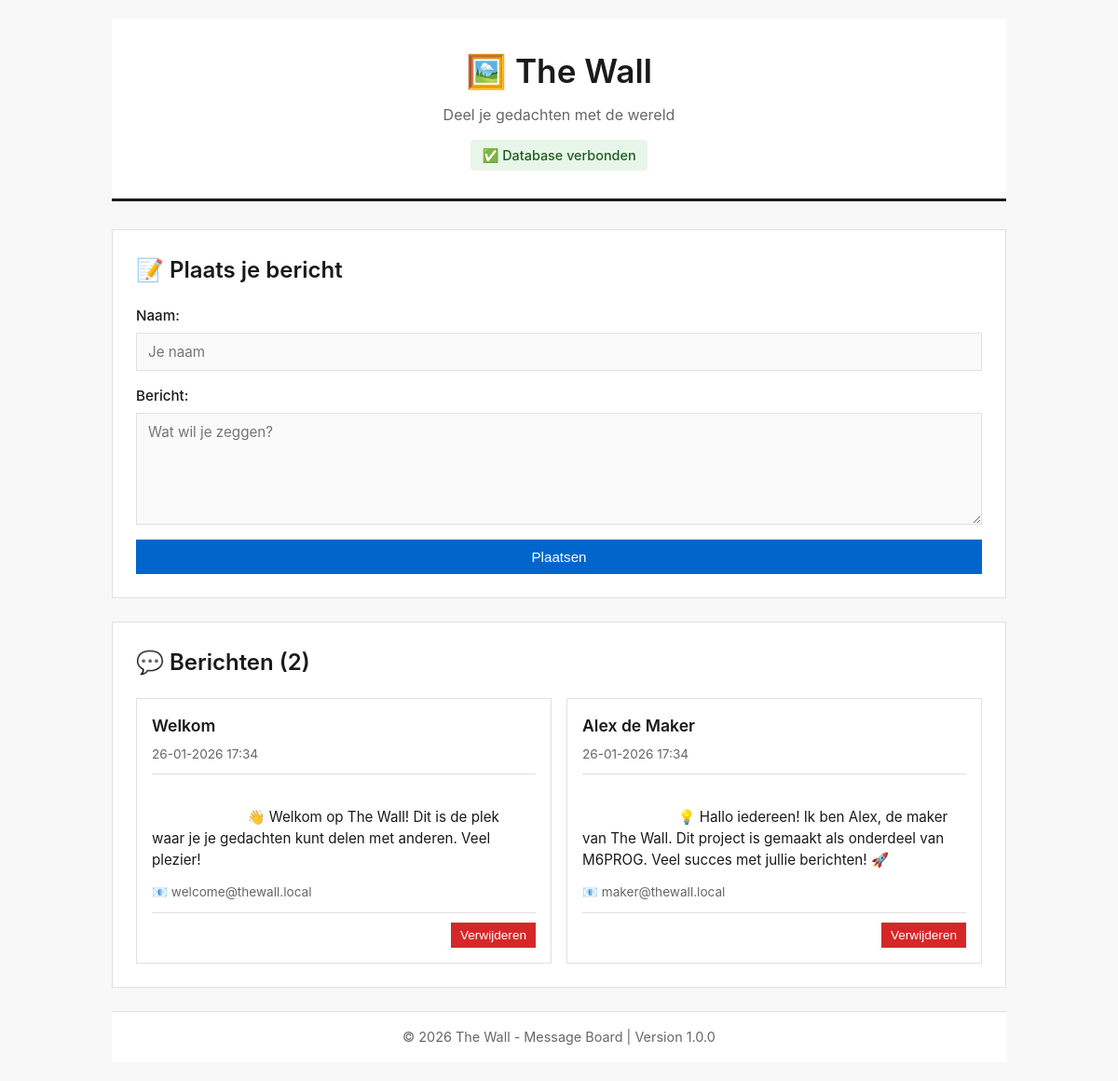
The page / on the database its author committed.
### tables this page shows
CREATE TABLE IF NOT EXISTS messages (
    id INT AUTO_INCREMENT PRIMARY KEY,
    author VARCHAR(100) NOT NULL,
    content TEXT NOT NULL,
    email VARCHAR(100),
    created_at TIMESTAMP DEFAULT CURRENT_TIMESTAMP,
    updated_at TIMESTAMP DEFAULT CURRENT_TIMESTAMP ON UPDATE CURRENT_TIMESTAMP,
    is_deleted BOOLEAN DEFAULT FALSE,
    INDEX idx_created_at (created_at),
    INDEX idx_author (author)
);

### source/database.php (called while the page is built, shortened)
<?php
class Database {
    private $connection;
    private $host;
    private $db_name;
    private $db_user;
    private $db_pass;
    public function __construct() {
        $this->host = DB_HOST;
        $this->db_name = DB_NAME;
        $this->db_user = DB_USER;
        $this->db_pass = DB_PASS;
    }
    public function connect() {
        try {
            $this->connection = new PDO(
                'mysql:host=' . $this->host . ';dbname=' . $this->db_name,
                $this->db_user,
                $this->db_pass
            );
            $this->connection->setAttribute(PDO::ATTR_ERRMODE, PDO::ERRMODE_EXCEPTION);
        } catch (PDOException $e) {
            echo 'Database Connection Error: ' . $e->getMessage();
            return false;
        }
        return true;
    }
    public function query($sql) {
        return $this->connection->prepare($sql);
    }
    public function test() {
        try {
            $stmt = $this->connection->prepare("SELECT 1");
            $stmt->execute();
            return true;
        } catch (Exception $e) {
            return false;
        }
    }
}
?>

### source/models/Message.php (called while the page is built, shortened)
<?php
require_once __DIR__ . '/../database.php';
class MessageData {
    public function __construct(
        int $id = 0,
        string $author = '',
        string $content = '',
        ?string $email = null,
        string $created_at = '',
        string $updated_at = '',
        bool $is_deleted = false
    ) {
        $this->id = $id;
        $this->author = $author;
        $this->content = $content;
        $this->email = $email;
        $this->created_at = $created_at;
    }
    public static function fromArray(array $data): self {
        return new self(
            id: (int)$data['id'],
            author: $data['author'],
            content: $data['content'],
            email: $data['email'] ?? null,
            created_at: $data['created_at'],
            updated_at: $data['updated_at'] ?? $data['created_at'],
            is_deleted: (bool)($data['is_deleted'] ?? false)
        );
    }
}
class Message {
    private $db;
    private $table = 'messages';
    public function __construct() {
        $this->db = new Database();
    }
    public function getAll() {
        try {
            $stmt = $this->db->query("SELECT * FROM {$this->table} WHERE is_deleted = FALSE ORDER BY created_at DESC");
            $stmt->execute();
            $results = $stmt->fetchAll(PDO::FETCH_ASSOC);
            return array_map([MessageData::class, 'fromArray'], $results);
        } catch (Exception $e) {
            return [];
        }
    }
}
?>

### source/views/messages_wall.php (the view, shortened to what this page needs)
<section class="messages-section">
    <h2>💬 Berichten (<?php echo count($messages); ?>)</h2>
    <?php if (empty($messages)): ?>
        <div class="no-messages">
            <p>Nog geen berichten geplaatst. Wees de eerste! 👇</p>
        </div>
    <?php else: ?>
        <div class="messages-grid">
            <?php foreach ($messages as $msg): ?>
                <article class="message-card" data-message-id="<?php echo $msg->id; ?>">
                    <div class="message-header">
                        <h3 class="author"><?php echo htmlspecialchars($msg->author); ?></h3>
                        <span class="date" title="<?php echo htmlspecialchars($msg->created_at); ?>">
                            <?php
                            $created_time = strtotime($msg->created_at);
                            echo date('d-m-Y H:i', $created_time);
                            ?>
                        </span>
                    </div>
                    <div class="message-content">
                        <?php echo nl2br(htmlspecialchars($msg->content)); ?>
                    </div>
                    <div class="message-meta">
                        <?php if (!empty($msg->email)): ?>
                            <span class="email">📧 <?php echo htmlspecialchars($msg->email); ?></span>
                        <?php endif; ?>
                    </div>
                    <div class="message-actions">
                        <form method="POST" style="display: inline;" onsubmit="return confirm('Verwijderen?');">
                            <button type="submit" class="btn btn-danger btn-small">Verwijderen</button>
                        </form>
                    </div>
                </article>
            <?php endforeach; ?>
        </div>
    <?php endif; ?>
</section>

### public/index.php (shortened to what this page needs)
<?php
require_once '../source/database.php';
require_once '../source/models/Message.php';
$message = new Message();
$messages = $message->getAll();
$db = new Database();
$db_connected = $db->test();
?>
<!DOCTYPE html>
<html lang="nl">
<head>
    <link rel="stylesheet" href="css/style.css">
</head>
<body>
    <div class="container">
        <header class="header">
            <h1>🖼️ The Wall</h1>
            <p>Deel je gedachten met de wereld</p>
            <?php if ($db_connected): ?>
                <div class="status-badge success">✅ Database verbonden</div>
            <?php else: ?>
                <div class="status-badge error">❌ Database probleem</div>
            <?php endif; ?>
        </header>
        <main class="main-content">
            <section class="form-section">
                <h2>📝 Plaats je bericht</h2>
                <form method="POST" class="message-form">
                    <div class="form-group">
                        <label for="author">Naam:</label>
                        <input
                            type="text"
                            id="author"
                            name="author"
                            placeholder="Je naam"
                            maxlength="50"
                            required
                        >
                    </div>
                    <div class="form-group">
                        <label for="content">Bericht:</label>
                        <textarea
                            id="content"
                            name="content"
                            placeholder="Wat wil je zeggen?"
                            rows="5"
                            maxlength="500"
                            required
                        ></textarea>
                    </div>
                    <button type="submit" class="btn btn-primary">Plaatsen</button>
                </form>
            </section>
            <?php include '../source/views/messages_wall.php'; ?>
        </main>
        <footer class="footer">
            <p>&copy; 2026 <?php echo APP_NAME; ?> | Version <?php echo APP_VERSION; ?></p>
        </footer>
    </div>
</body>
</html>

### public/css/style.css (style rules this page uses)
* { margin: 0; padding: 0; box-sizing: border-box; }
:root { --primary-color: #1a1a1a; --secondary-color: #0066cc; --success-color: #22a34a; --error-color: #d42828; --bg-color: #f8f8f8; --card-bg: #ffffff; --text-primary: #1a1a1a; --text-secondary: #666666; --border-color: #e0e0e0; --hover-bg: #f0f0f0; }
body { font-family: -apple-system, BlinkMacSystemFont, 'Segoe UI', Roboto, 'Helvetica Neue', Arial, sans-serif; background-color: var(--bg-color); color: var(--text-primary); line-height: 1.5; min-height: 100vh; }
.container { max-width: 1000px; margin: 0 auto; padding: 20px; display: flex; flex-direction: column; min-height: 100vh; }
.header { background: var(--card-bg); padding: 30px; margin-bottom: 30px; border-bottom: 3px solid var(--primary-color); text-align: center; }
.header h1 { font-size: 2.2em; color: var(--primary-color); margin-bottom: 8px; font-weight: 600; }
.header p { font-size: 1em; color: var(--text-secondary); margin-bottom: 15px; }
.status-badge { display: inline-block; padding: 6px 12px; border-radius: 4px; font-weight: 500; font-size: 0.9em; }
.status-badge.success { background-color: #e8f5e9; color: #1b5e20; }
.main-content { flex: 1; }
section { background: var(--card-bg); padding: 25px; margin-bottom: 25px; border: 1px solid var(--border-color); }
h2 { color: var(--primary-color); margin-bottom: 20px; font-size: 1.5em; font-weight: 600; }
.message-form { display: flex; flex-direction: column; gap: 16px; }
.form-group { display: flex; flex-direction: column; }
.form-group label { font-weight: 500; margin-bottom: 6px; color: var(--text-primary); font-size: 0.95em; }
.form-group input, .form-group textarea { padding: 10px 12px; border: 1px solid var(--border-color); background: #fafafa; font-family: inherit; font-size: 0.95em; transition: border-color 0.2s ease; }
.form-group textarea { resize: vertical; min-height: 120px; }
.btn { padding: 10px 20px; border: none; font-size: 0.95em; font-weight: 500; cursor: pointer; transition: all 0.2s ease; }
.btn-primary { background-color: #0066cc; color: white; }
.btn-danger { background-color: #d42828; color: white; }
.btn-small { padding: 6px 10px; font-size: 0.85em; }
.messages-grid { display: grid; grid-template-columns: repeat(auto-fill, minmax(300px, 1fr)); gap: 16px; }
.message-card { background: var(--card-bg); border: 1px solid var(--border-color); padding: 16px; display: flex; flex-direction: column; transition: background-color 0.2s ease; }
.message-header { margin-bottom: 12px; padding-bottom: 10px; border-bottom: 1px solid var(--border-color); }
.author { color: var(--primary-color); font-size: 1.1em; margin-bottom: 4px; font-weight: 600; }
.date { font-size: 0.85em; color: var(--text-secondary); }
.message-content { flex: 1; color: var(--text-primary); margin-bottom: 12px; word-break: break-word; white-space: pre-wrap; font-size: 0.95em; }
.message-meta { font-size: 0.85em; color: var(--text-secondary); margin-bottom: 12px; }
.message-actions { padding-top: 10px; border-top: 1px solid var(--border-color); text-align: right; }
.footer { background: var(--card-bg); padding: 16px; text-align: center; color: var(--text-secondary); border-top: 1px solid var(--border-color); margin-top: auto; font-size: 0.9em; }

### rows shown on the page
messages: author "Welkom", created_at "26-01-2026 17:34", content "👋 Welkom op The Wall! Dit is de plek waar je je gedachten kunt delen met anderen. Veel plezier!", email "welcome@thewall.local"
messages: author "Alex de Maker", created_at "26-01-2026 17:34", content "💡 Hallo iedereen! Ik ben Alex, de maker van The Wall. Dit project is gemaakt als onderdeel van M6PROG. Veel succes met jullie berichten! 🚀", email "maker@thewall.local"

### other values the page prints
count($messages) "2"
APP_NAME "The Wall - Message Board"
APP_VERSION "1.0.0"
